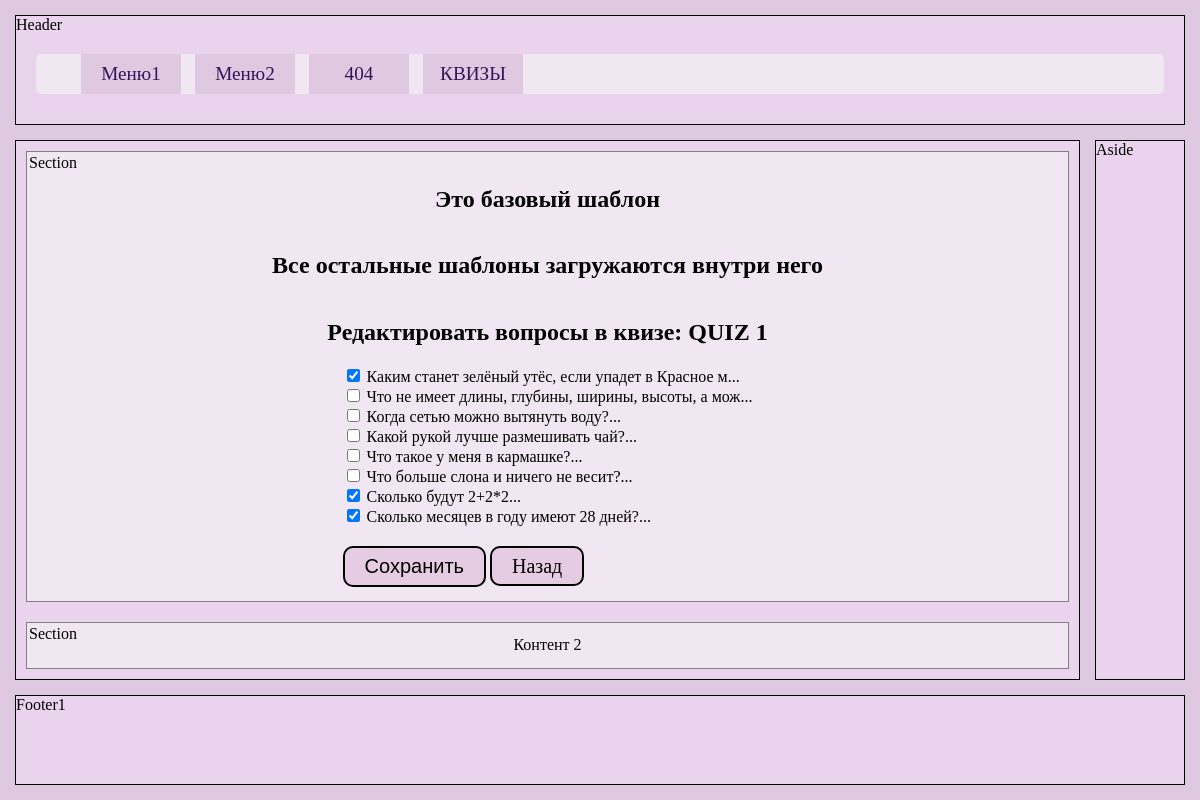
Page /quiz_questions_edit/1/ on the committed database.
### 08/models.py (models this page shows, shortened)
class Quiz(db.Model):
    id = db.Column(db.Integer, primary_key = True)
    name = db.Column(db.String(100))
    user_id = db.Column(db.Integer, db.ForeignKey('user.id'))

class Question(db.Model):
    id = db.Column(db.Integer, primary_key = True)
    question = db.Column(db.String(250), nullable=False)
    answer = db.Column(db.String(100), nullable=False)
    wrong1 = db.Column(db.String(100), nullable=False)
    wrong2 = db.Column(db.String(100), nullable=False)
    wrong3 = db.Column(db.String(100), nullable=False)
    quiz = db.relationship(
                'Quiz',
                secondary=quiz_question, backref = 'question')

### 08/main.py (the view, shortened to what this page needs)
@app.route('/quiz_questions_edit/<int:quiz_id>/', methods=['GET', 'POST'])
def quiz_questions_edit(quiz_id):
    quiz = db.session.get(Quiz, quiz_id)
    if not quiz:
        return redirect(url_for('view_quiz_edit'))
    all_questions = Question.query.all()
    current_ids = {q.id for q in quiz.question}
    return render_template('quiz_questions_edit.html',
                           quiz=quiz,
                           all_questions=all_questions,
                           current_ids=current_ids,
                           html_config=html_config)

### 08/templates/quiz_questions_edit.html
{% extends "base.html" %}
{% block content1 %}
<h2>Редактировать вопросы в квизе: {{ quiz.name }}</h2>
<form method="post">
  {% for q in all_questions %}
    <label>
      <input type="checkbox" name="question_ids" value="{{ q.id }}"
        {% if q.id in current_ids %}checked{% endif %}>
      {{ q.question[:50] }}...
    </label><br>
  {% endfor %}
  <input type="submit" value="Сохранить" class="button">
  <a href="{{ url_for('view_quiz_edit') }}" class="button">Назад</a>
</form>
{% endblock %}

### 08/static/css/main.css (style rules this page uses)
* { box-sizing: border-box; }
body { background-image: url(https://kinderbooks.ru/800/600/https/st.depositphotos.com/2565305/5011/v/450/depositphotos_50111615-stock-illustration-abstract-light-purple-background.jpg); min-height: 100vh; margin: auto; padding: 10px; background-color: #dfc9e0; width: 100vw; max-width: 1200px; display: grid; grid-template-columns: 1fr 100px; grid-template-rows: 120px 1fr 100px; gap: 5px; }
a { text-decoration: none; color: rgb(55, 19, 89); font-size: 1.2rem; }
h2 { text-align: center; }

### 08/static/css/quiz.css (style rules this page uses)
.button { font-size: 20px; border-radius: 10px; padding: 10px 15px 10px 15px; background-color: #c785b747; transition: all 450ms ease-out; }
.button { margin-top: 20px; font-size: 20px; border-radius: 10px; padding: 2px 15px 2px 15px; background-color: #c785b747; transition: all 250ms ease-out; text-decoration: none; border: 2px solid black; padding: 7px 20px 7px 20px; color:black; }

### rows in the picture
Quiz: name "QUIZ 1"
Question: question_ids "☑", question "Каким станет зелёный утёс, если упадет в Красное м"
Question: question "Что не имеет длины, глубины, ширины, высоты, а мож"
Question: question "Когда сетью можно вытянуть воду?"
Question: question "Какой рукой лучше размешивать чай?"
Question: question "Что такое у меня в кармашке?"
Question: question "Что больше слона и ничего не весит?"
Question: question_ids "☑", question "Сколько будут 2+2*2"
Question: question_ids "☑", question "Сколько месяцев в году имеют 28 дней?"
